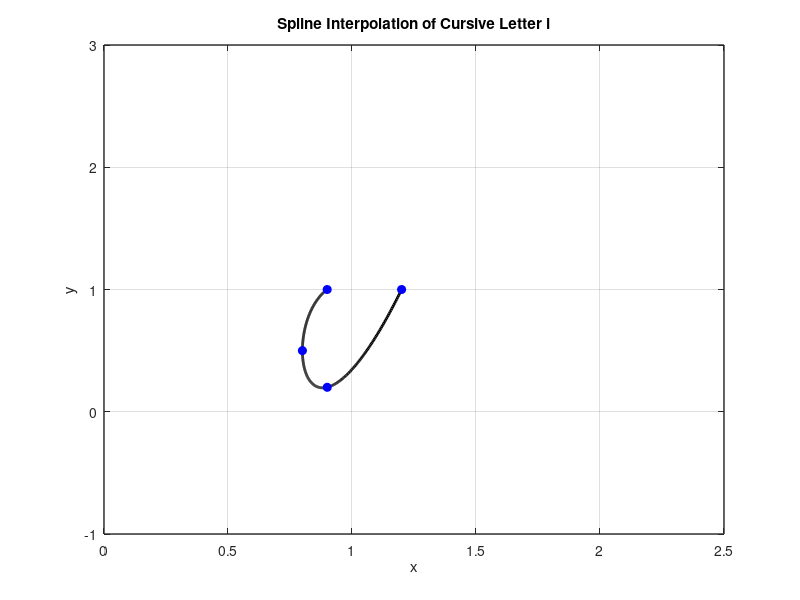

Here is the MATLAB script that generated this plot:
x = [0.9 0.8 0.9 1.2];
y = [1 0.5 0.2 1];

n = length(x);
t = 0:n-1; % Parametric coordinate t
tt = 0:0.01:n-1; % More dense coordinate tt for spline interpolation

% Compute spline interpolation
xx = spline(t, x, tt);
yy = spline(t, y, tt);

% Plot settings
figure(1)
plot(xx, yy, 'k', 'LineWidth', 2) % plot spline
hold on
plot(x, y, 'bo', 'MarkerFaceColor', 'b') % plot data points
axis([0 2.5 -1 3])
grid on
title('Spline Interpolation of Cursive Letter i')
xlabel('x')
ylabel('y')
set(gca, 'FontSize', 10, 'LineWidth', 1)
grid on